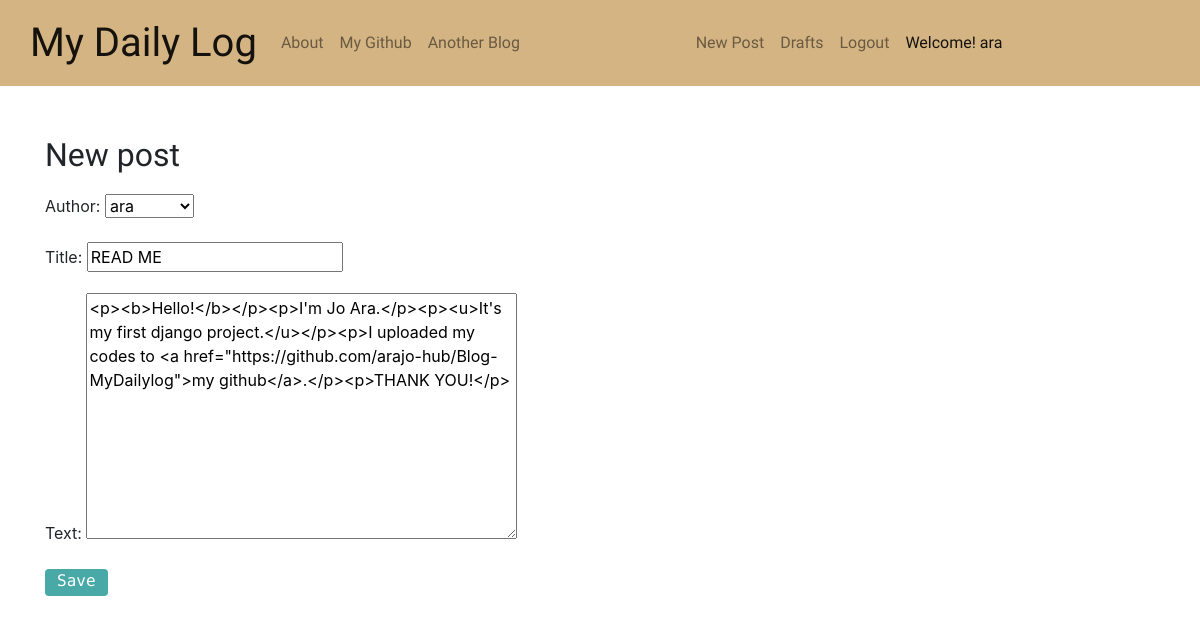
The page /post/34/edit/ (signed in) on the database its author committed.
### blog/models.py (models this page shows, shortened)
class Post(models.Model): # Post는 author, title, text, created_date, published_date로 구성된다.
    author=models.ForeignKey('auth.User', on_delete=models.CASCADE) # author는 파이썬 auth에 있는 User를 외래키로 사용한다.
    title=models.CharField(max_length=200)
    text=models.TextField()
    created_date=models.DateTimeField(default=timezone.now) # created_date는 기본적으로 현재 시간으로 지정된다.
    published_date=models.DateTimeField(blank=True, null=True) # published_date는 후에 publish버튼을 누르면 시간이 지정된다.

### blog/views.py (the view)
# urls.py: path('post/<int:pk>/edit/', views.PostUpdateView.as_view(), name='post_edit'),
class PostUpdateView(LoginRequiredMixin,UpdateView):
    login_url = '/login/'
    redirect_field_name = 'blog/post_detail.html'
    form_class = PostForm
    model = Post

### blog/forms.py
class PostForm(forms.ModelForm): # Post를 만드는 form
    class Meta: # class Meta는 Inner class로 사용하여 상위 클래스에 meta data를 제공한다.
        model=Post # model로는 Post를 사용한다.
        fields=('author', 'title', 'text',) # Post모델에서 가져다 사용할 fields
        widgets={
            'title':forms.TextInput(attrs={'class':'textinputclass'}),
            'text':forms.Textarea(attrs={'class':'editable medium-editor-textarea'}),
        }

### blog/templates/blog/post_form.html (shortened to what this page needs)
{% extends 'blog/home.html' %}
{% block content %}
<div class="centerstage">
  <h2 class=posttitle>New post</h2>
  <form method="POST" class="post-form">
    {{form.as_p}}
    <button type="submit" class="btn btn-primary">Save</button>
  </form>
</div>
{% endblock %}

### blog/templates/blog/home.html (shortened to what this page needs)
<!DOCTYPE html>
{% load static %}
<html lang="en" dir="ltr">
  <head>
    <link rel="stylesheet" href="https://stackpath.bootstrapcdn.com/bootstrap/4.4.1/css/bootstrap.min.css">
    <link rel="stylesheet" href="{% static 'css/blog.css' %}">
    <link rel="stylesheet" href="//cdn.jsdelivr.net/medium-editor/latest/css/medium-editor.min.css" type="text/css" media="screen" charset="utf-8">
  </head>
  <body>
    <nav class="navbar navbar-expand navbar-light">
      <div class="container">
        <a class="titleset navbar-brand" href="{% url 'post_list' %}">My Daily Log</a>
          <div class="collapse navbar-collapse">
            <ul class="nav navbar-nav">
              <li class="navbar-link"><a class="nav-link" href="{% url 'about' %}">About</a></li>
              <li class="navbar-link"><a class="nav-link" href="https://github.com/arajo-hub">My Github</a></li>
              <li class="navbar-link"><a class="nav-link" href="https://blog.naver.com/0424ing">Another Blog</a></li>
            </ul>
          </div>
          {% if user.is_authenticated %}
          <div class="collapse navbar-collapse">
            <ul class="nav navbar-nav">
              <li class="navbar-link"><a class="nav-link" href="{% url 'post_new' %}">New Post</a></li>
              <li class="navbar-link"><a class="nav-link" href="{% url 'post_draft_list' %}">Drafts</a></li>
              <li class="navbar-link"><a class="nav-link" href="{% url 'logout' %}">Logout</a></li>
              <li class="navbar-item"><a class="nav-link active">Welcome! {{ user.username }}</a></li>
            </ul>
          {% else %}
            <ul class="nav navbar-nav">
              <li class="navbar-link"><a class="nav-link" href="{% url 'login' %}">Login</a></li>
            </ul>
          {% endif %}
        </div>
      </div>
    </nav>
    <div class="content container">
      <div class="row">
        <div class="col-md-8">
          {% block content %}{% endblock %}
        </div>
      </div>
    </div>
  </body>
</html>

### blog/static/css/blog.css (style rules this page uses)
.titleset { font-family: 'Limelight', cursive; font-size: 30pt; }
.nav-link { font-family: 'Glegoo', serif; font-size: 12pt; }
.centerstage { margin-top:50px; }
.posttitle, .logintitle, .newcomment, .aboutme { font-family: 'Racing Sans One', cursive; margin-bottom:20px; }
.navbar { background-color: #D4B483; }
.btn { font-family: 'Ubuntu Mono', monospace; weight:15pt; height:20pt; background-color: #48a9a6; padding-top: 0px; margin-bottom:10px; border:None; }

### rows shown on the page
Post: author "ara", title "READ ME", text "<p><b>Hello!</b></p><p>I'm Jo Ara.</p><p><u>It's my first django project.</u></p><p>I uploaded my codes to <a href=\"https://github.com/arajo-hub/Blog-MyDailylog\">my github</a>.</p><p>THANK YOU!</p>"

### other values the page prints
{{ user.username }} "ara"
